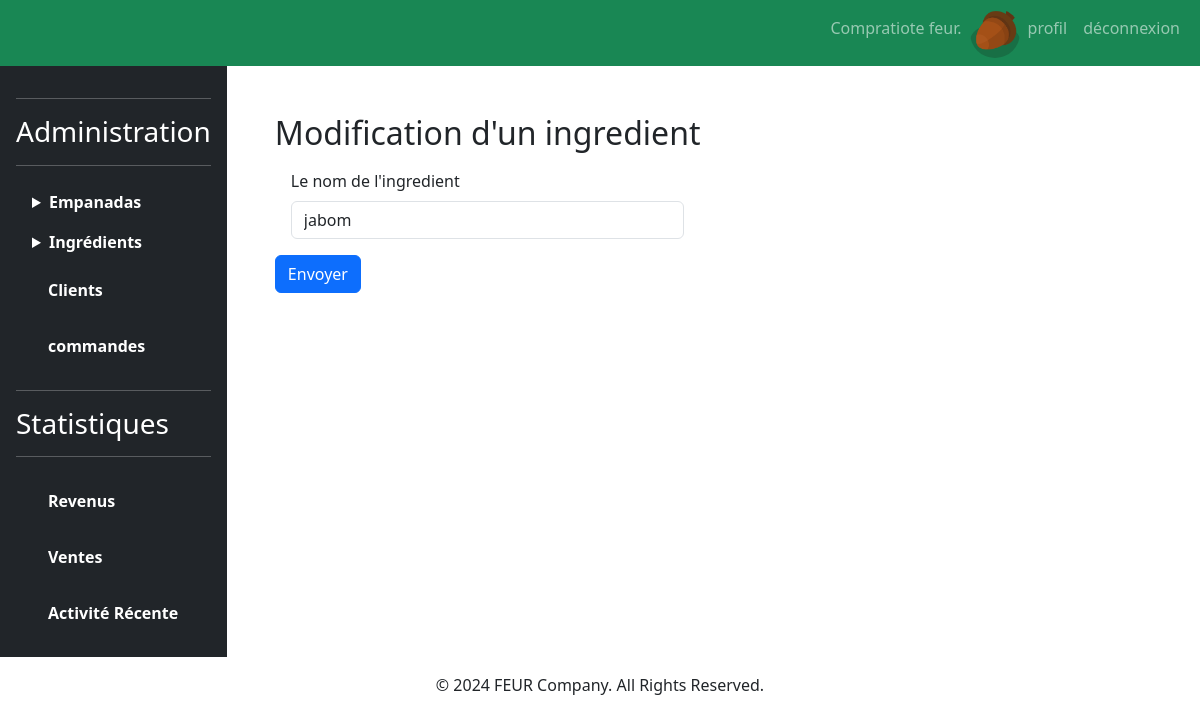
The page /ingredients/2/update/ (signed in) on the database its author committed.
### comptes/models.py (models this page shows)
class TiendaUser(User):
    image = models.ImageField(default='imagesUsers/default.png', upload_to='imagesUsers/')

### empanadas/models.py (models this page shows, shortened)
class Ingredient(models.Model):
    idIngredient = models.AutoField( primary_key = True )
    nomIngredient = models.CharField( max_length = 50 )

### empanadas/views.py (the view)
# urls.py: path( 'ingredients/<int:ingredient_id>/update/', views.afficherFormulaireModificationIngredient),
def afficherFormulaireModificationIngredient(request, ingredient_id):
    if not request.user.is_staff:
        if request.user.is_authenticated:
            return redirect('/empanadas')
        else:
            return redirect('/login')
    leIngredient = Ingredient.objects.get( idIngredient = ingredient_id )
    return render (
        request,
        'empanadas/formulaireModificationIngredient.html',
        {
            'ingredient' : leIngredient,
            'user' : TiendaUser.objects.get(id=request.user.id),
        }
    )

### empanadas/templates/empanadas/formulaireModificationIngredient.html (shortened to what this page needs)
{% extends 'empanadas/base.html' %}
{% block main %}
<h2> Modification d'un ingredient </h2>
<form action="/ingredients/{{ingredient.idIngredient}}/updated/" method="post">
	<div class="m-3">
		<label
			for="id_nomIngredient"
			class="form-label"
		>
			Le nom de l'ingredient
		</label>
		<input
			id="id_nomIngredient"
			name="nomIngredient"
			type="text"
			value="{{ingredient.nomIngredient}}"
			maxlength="50"
			required
			class="form-control"
		/>
	</div>
	<button
		type="submit"
		class="btn btn-primary"
	>
		Envoyer
	</button>
</form>
{% endblock %}

### comptes/templates/comptes/menuStaff.html (shortened to what this page needs)
{% load static %}
<nav class="navbar navbar-expand-lg navbar-dark bg-success">
	<div class="container-fluid">
		<div id="navbarText" class="collapse navbar-collapse">
			<ul class="navbar-nav">
				<li class="nav-item d-flex flex-row">
					<span class="nav-link">
						Compratiote {{user}}.
					</span>
					<img src="{{MEDIA_URL}}{{user.image}}" class="rounded-circle" alt="logo"/>
				</li>
				<li class="nav-item">
					<a class="nav-link" href="/user/update/">
						profil
					</a>
				</li>
				<li class="nav-item">
					<a class="nav-link" href="/logout">
						déconnexion
					</a>
				</li>
			</ul>
		</div>
	</div>
</nav>

### empanadas/static/empanadas/css/style.css (style rules this page uses)
body { overflow-x: hidden; }
img[alt="logo"] { width: 50px; }

### rows shown on the page
TiendaUser: username "feur", image (picture)
Ingredient: nomIngredient "jabom"
